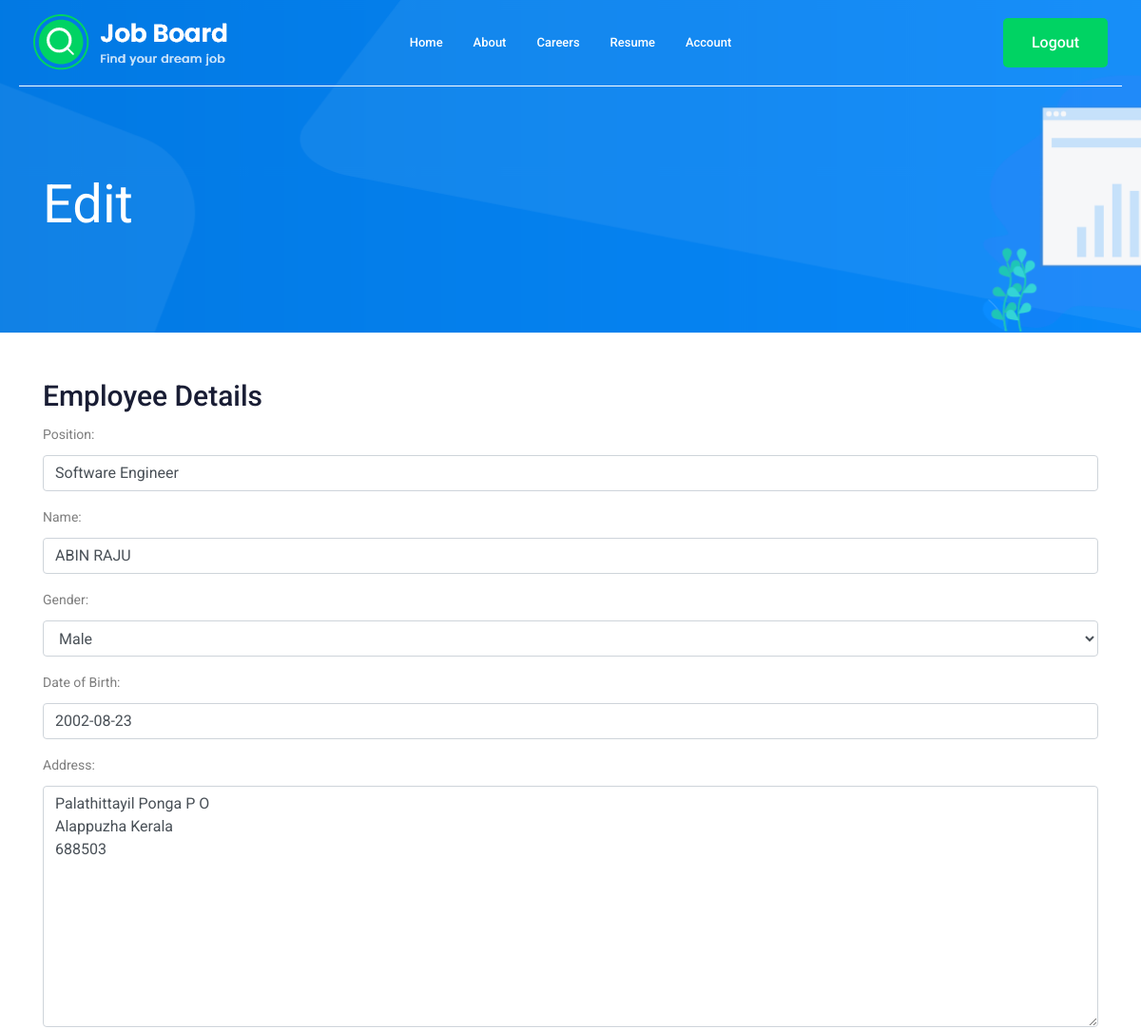
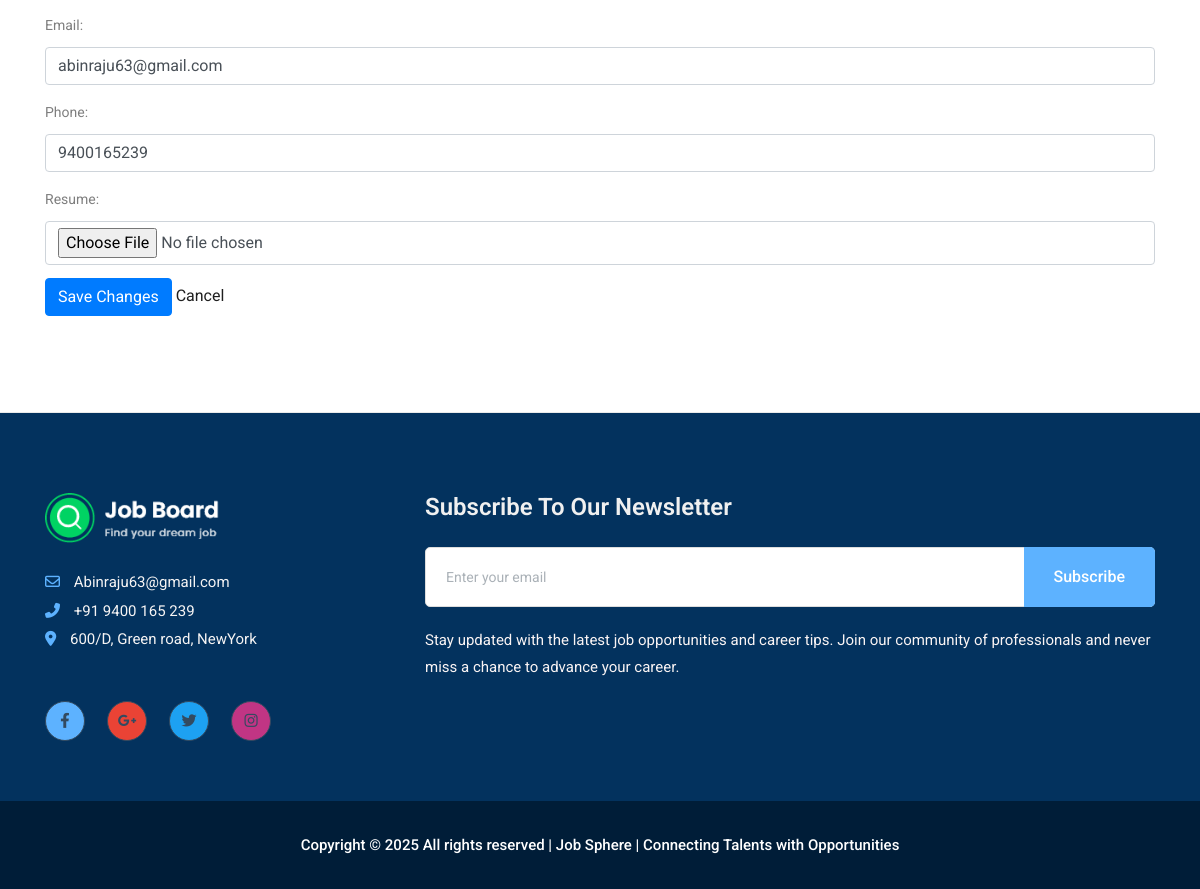
Page /employee/edit/1/ (signed in) on the committed database (2 pictures, top to bottom).
### main/models.py (models this page shows, shortened)
class Employee(models.Model):
    user = models.OneToOneField(User, on_delete=models.CASCADE,default=0)
    type = models.CharField(max_length=200,default='Employee')
    wo_id=models.AutoField(primary_key=True)
    wo_name=models.CharField(max_length=200)
    wo_position=models.CharField(max_length=200)
    wo_email=models.EmailField()
    wo_phone=models.CharField(max_length=200,default='1234567890')
    wo_resume=models.FileField(upload_to='employee_resume',default='default.pdf')
    wo_gender=models.CharField(max_length=200,choices=[
        ('Male','Male'),
        ('Female','Female'),
        ('Other','Other')
    ])
    wo_dob=models.DateField()
    wo_address=models.TextField()
    wo_applied_jobs=models.ManyToManyField('employer.Job', related_name='applied_jobs',default=None)

### main/views.py (the view)
# urls.py: path('employee/edit/<int:wo_id>/', views.edit_employee, name='edit_employee'),
@login_required
def edit_employee(request, wo_id):
    employee = get_object_or_404(Employee, wo_id=wo_id)
    if request.method == 'POST':
        form = EditEmployeeForm(request.POST, request.FILES, instance=employee)
        if form.is_valid():
            if 'wo_resume' not in request.FILES:
                form.cleaned_data['wo_resume'] = employee.wo_resume
            form.save()
            return redirect('employee_list')
    else:
        form = EditEmployeeForm(instance=employee)
    return render(request, 'edit_employee.html', {'form': form})

### main/templates/edit_employee.html (shortened to what this page needs)
{% extends "base.html" %}
{% block content %}
    <div class="bradcam_area bradcam_bg_1">
        <div class="container">
            <div class="row">
                <div class="col-xl-12">
                    <div class="bradcam_text">
                        <h3>{{ employee.wo_name }} Edit</h3>
                    </div>
                </div>
            </div>
        </div>
    </div>
    <div class="container mt-5">
        <h2>Employee Details</h2>
        <form method="post" enctype="multipart/form-data">
            {{ form.as_p }}
            <button type="submit" class="btn btn-primary">Save Changes</button>
            <a href="{% url 'employee_list' %}">Cancel</a>
        </form>
    </div>
    <br><br><br><br>
{% endblock %}

### rows in the picture
Employee: wo_position "Software Engineer", wo_name "ABIN RAJU", wo_gender "Male", wo_dob "2002-08-23", wo_address "Palathittayil Ponga P O Alappuzha Kerala 688503", wo_email "abinraju63@gmail.com", wo_phone "9400165239"
